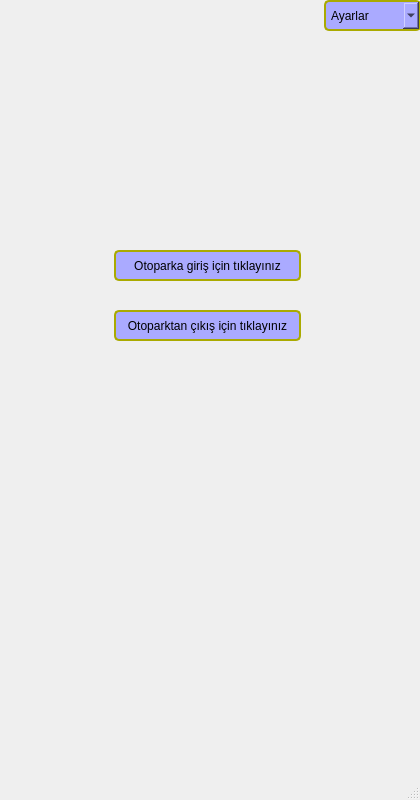
<?xml version="1.0" encoding="UTF-8"?>
<ui version="4.0">
 <class>Navigation</class>
 <widget class="QMainWindow" name="Navigation">
  <property name="geometry">
   <rect>
    <x>0</x>
    <y>0</y>
    <width>420</width>
    <height>800</height>
   </rect>
  </property>
  <property name="windowTitle">
   <string>MainWindow</string>
  </property>
  <widget class="QWidget" name="centralwidget">
   <widget class="QPushButton" name="pushButton_giris">
    <property name="geometry">
     <rect>
      <x>110</x>
      <y>250</y>
      <width>191</width>
      <height>31</height>
     </rect>
    </property>
    <property name="styleSheet">
     <string notr="true">QPushButton
{

	border: 1px solid #111111;
	border-radius: 5px;
	border-color: rgb(170, 170, 0);
	border-width: 2px;
	margin-left: 4px;
	padding: 5px;
	color:  rgb(0, 0, 0);
	background-color:rgb(170, 170, 255);
	font: 700 9pt &quot;Segoe UI&quot;;



}</string>
    </property>
    <property name="text">
     <string>Otoparka giriş için tıklayınız</string>
    </property>
   </widget>
   <widget class="QPushButton" name="pushButton_cikis">
    <property name="geometry">
     <rect>
      <x>110</x>
      <y>310</y>
      <width>191</width>
      <height>31</height>
     </rect>
    </property>
    <property name="styleSheet">
     <string notr="true">QPushButton
{

	border: 1px solid #111111;
	border-radius: 5px;
	border-color: rgb(170, 170, 0);
	border-width: 2px;
	margin-left: 4px;
	padding: 5px;
	color:  rgb(0, 0, 0);
	background-color:rgb(170, 170, 255);
	font: 700 9pt &quot;Segoe UI&quot;;



}</string>
    </property>
    <property name="text">
     <string>Otoparktan çıkış için tıklayınız</string>
    </property>
   </widget>
   <widget class="QComboBox" name="comboBox_2">
    <property name="geometry">
     <rect>
      <x>320</x>
      <y>0</y>
      <width>101</width>
      <height>31</height>
     </rect>
    </property>
    <property name="styleSheet">
     <string notr="true">QComboBox

{

	border: 1px solid #111111;
	border-radius: 5px;
	border-color: rgb(170, 170, 0);
	border-width: 2px;
	margin-left: 4px;
	padding: 5px;
	color:  rgb(0, 0, 0);
	background-color:rgb(170, 170, 255);
	font: 700 9pt &quot;Segoe UI&quot;;



}</string>
    </property>
    <item>
     <property name="text">
      <string>Ayarlar</string>
     </property>
    </item>
    <item>
     <property name="text">
      <string>Çıkış</string>
     </property>
    </item>
   </widget>
   <widget class="QLabel" name="label_pic">
    <property name="geometry">
     <rect>
      <x>-2</x>
      <y>5</y>
      <width>441</width>
      <height>771</height>
     </rect>
    </property>
    <property name="text">
     <string/>
    </property>
   </widget>
   <zorder>label_pic</zorder>
   <zorder>pushButton_giris</zorder>
   <zorder>pushButton_cikis</zorder>
   <zorder>comboBox_2</zorder>
  </widget>
  <widget class="QMenuBar" name="menubar">
   <property name="geometry">
    <rect>
     <x>0</x>
     <y>0</y>
     <width>420</width>
     <height>21</height>
    </rect>
   </property>
  </widget>
  <widget class="QStatusBar" name="statusbar"/>
 </widget>
 <resources/>
 <connections/>
</ui>
